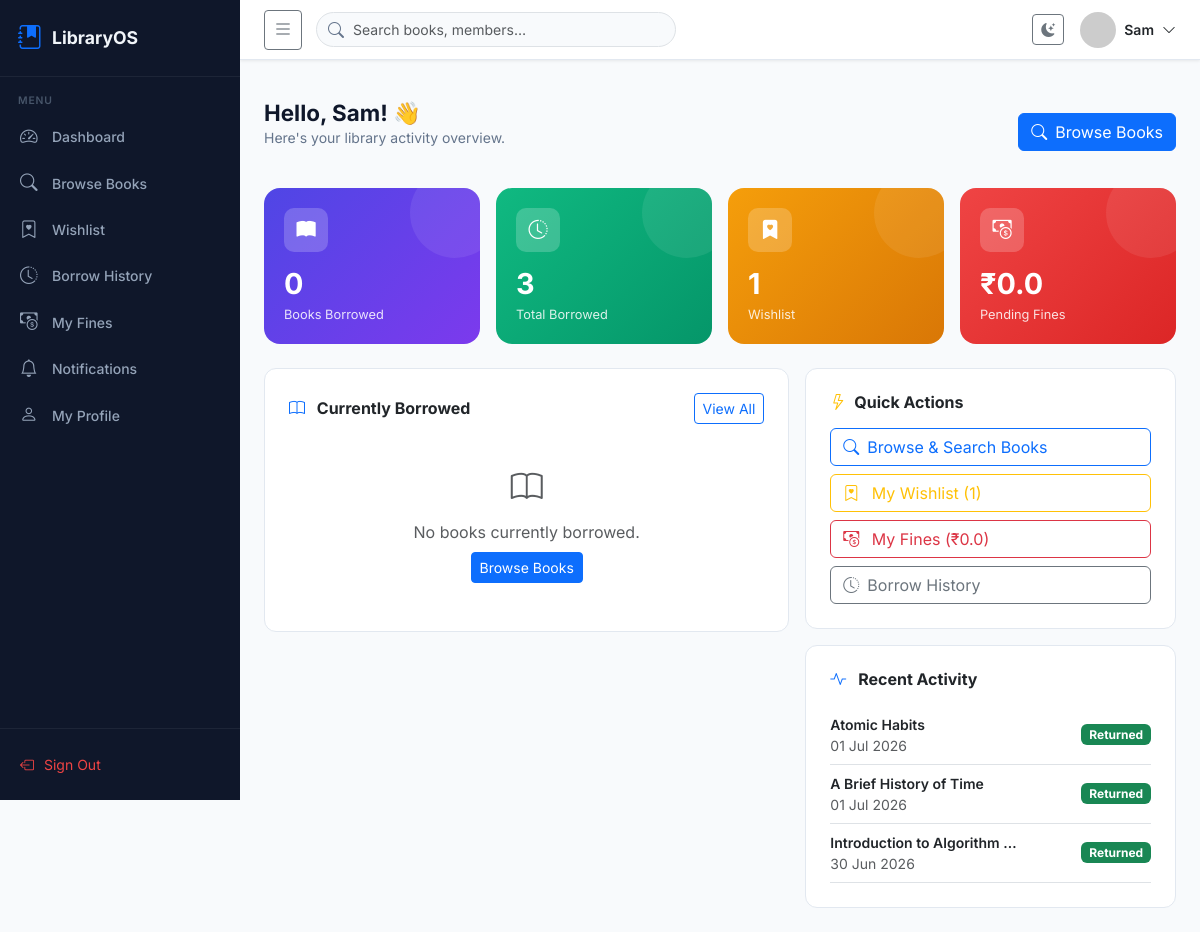
The page /student/dashboard (signed in) on the database its author committed.
### models/core.py (models this page shows, shortened)
class User(db.Model, UserMixin):
    __tablename__ = "users"
    id             = db.Column(db.Integer, primary_key=True)
    full_name      = db.Column(db.String(120), nullable=False)
    email          = db.Column(db.String(150), unique=True, nullable=False, index=True)
    password_hash  = db.Column(db.String(256), nullable=False)
    phone          = db.Column(db.String(15))
    avatar         = db.Column(db.String(255), default="default_avatar.png")
    role_id        = db.Column(db.Integer, db.ForeignKey("roles.id"), nullable=False)
    role           = db.relationship("Role", back_populates="users")
    student_id     = db.Column(db.String(50), unique=True, nullable=True)
    department     = db.Column(db.String(100))
    semester       = db.Column(db.Integer)
    is_active      = db.Column(db.Boolean, default=True, nullable=False)
    email_verified = db.Column(db.Boolean, default=False)
    reset_token        = db.Column(db.String(256), nullable=True)
    reset_token_expiry = db.Column(db.DateTime, nullable=True)
    created_at     = db.Column(db.DateTime, default=lambda: datetime.now(timezone.utc))
    updated_at     = db.Column(db.DateTime, default=lambda: datetime.now(timezone.utc),
                               onupdate=lambda: datetime.now(timezone.utc))
    borrow_records = db.relationship("BorrowRecord", back_populates="user",
                                     foreign_keys="BorrowRecord.user_id", lazy="dynamic")
    reservations   = db.relationship("Reservation", back_populates="user",
                                     foreign_keys="Reservation.user_id", lazy="dynamic")
    wishlist       = db.relationship("Wishlist", back_populates="user",
                                     foreign_keys="Wishlist.user_id", lazy="dynamic")
    notifications  = db.relationship("Notification", back_populates="user",
                                     foreign_keys="Notification.user_id", lazy="dynamic")
    fine_payments  = db.relationship("FinePayment", back_populates="user",
                                     foreign_keys="FinePayment.user_id", lazy="dynamic")
    activity_logs  = db.relationship("ActivityLog", back_populates="user",
                                     foreign_keys="ActivityLog.user_id", lazy="dynamic")
    @property
    def is_super_admin(self):
        return self.role.name == "super_admin"
    @property
    def is_librarian(self):
        return self.role.name == "librarian"
    @property
    def is_student(self):
        return self.role.name == "student"

class BorrowRecord(db.Model):
    __tablename__ = "borrow_records"
    id           = db.Column(db.Integer, primary_key=True)
    user_id      = db.Column(db.Integer, db.ForeignKey("users.id"), nullable=False)
    book_id      = db.Column(db.Integer, db.ForeignKey("books.id"), nullable=False)
    issued_by_id = db.Column(db.Integer, db.ForeignKey("users.id"), nullable=True)
    borrow_date  = db.Column(db.DateTime, default=lambda: datetime.now(timezone.utc))
    due_date     = db.Column(db.DateTime, nullable=False)
    return_date  = db.Column(db.DateTime, nullable=True)
    status       = db.Column(db.String(20), default="borrowed", nullable=False)
    fine_amount  = db.Column(db.Float, default=0.0)
    fine_paid    = db.Column(db.Boolean, default=False)
    notes        = db.Column(db.Text)
    user         = db.relationship("User", foreign_keys=[user_id], back_populates="borrow_records")
    book         = db.relationship("Book", back_populates="borrow_records")
    issued_by    = db.relationship("User", foreign_keys=[issued_by_id])

class Book(db.Model):
    __tablename__ = "books"
    id               = db.Column(db.Integer, primary_key=True)
    title            = db.Column(db.String(255), nullable=False, index=True)
    isbn             = db.Column(db.String(20), unique=True, nullable=True)
    description      = db.Column(db.Text)
    cover_image      = db.Column(db.String(255), default="default_cover.png")
    qr_code          = db.Column(db.String(255))
    total_copies     = db.Column(db.Integer, default=1, nullable=False)
    available_copies = db.Column(db.Integer, default=1, nullable=False)
    publisher        = db.Column(db.String(150))
    published_year   = db.Column(db.Integer)
    language         = db.Column(db.String(50), default="English")
    pages            = db.Column(db.Integer)
    edition          = db.Column(db.String(50))
    location         = db.Column(db.String(100))
    category_id      = db.Column(db.Integer, db.ForeignKey("categories.id"), nullable=False)
    author_id        = db.Column(db.Integer, db.ForeignKey("authors.id"), nullable=False)
    category         = db.relationship("Category", back_populates="books")
    author           = db.relationship("Author", back_populates="books")
    borrow_records   = db.relationship("BorrowRecord", back_populates="book", lazy="dynamic")
    reservations     = db.relationship("Reservation", back_populates="book", lazy="dynamic")
    wishlist_entries = db.relationship("Wishlist", back_populates="book", lazy="dynamic")
    created_at       = db.Column(db.DateTime, default=lambda: datetime.now(timezone.utc))

### routes/student.py (the view)
@student_bp.route("/dashboard")
@login_required
@student_required
def dashboard():
    data = get_student_dashboard_data(current_user)
    return render_template("student/dashboard.html", **data)

### templates/student/dashboard.html (shortened to what this page needs)
{% extends "shared/base.html" %}
{% block content %}
<div class="d-flex justify-content-between align-items-center mb-4">
  <div>
    <h1 class="page-title mb-0">
      Hello, {{ current_user.full_name.split()[0] }}! 👋
    </h1>
    <p class="page-subtitle">Here's your library activity overview.</p>
  </div>
  <a href="{{ url_for('student.books') }}" class="btn btn-primary">
    <i class="bi bi-search me-2"></i>Browse Books
  </a>
</div>
<div class="row g-3 mb-4">
  <div class="col-6 col-md-3">
    <div class="stat-card stat-primary">
      <div class="stat-icon"><i class="bi bi-book-fill"></i></div>
      <div class="stat-value">{{ active_count }}</div>
      <div class="stat-label">Books Borrowed</div>
    </div>
  </div>
  <div class="col-6 col-md-3">
    <div class="stat-card stat-success">
      <div class="stat-icon"><i class="bi bi-clock-history"></i></div>
      <div class="stat-value">{{ total_borrowed }}</div>
      <div class="stat-label">Total Borrowed</div>
    </div>
  </div>
  <div class="col-6 col-md-3">
    <div class="stat-card stat-warning">
      <div class="stat-icon"><i class="bi bi-bookmark-heart-fill"></i></div>
      <div class="stat-value">{{ wishlist_count }}</div>
      <div class="stat-label">Wishlist</div>
    </div>
  </div>
  <div class="col-6 col-md-3">
    <div class="stat-card stat-danger">
      <div class="stat-icon"><i class="bi bi-cash-coin"></i></div>
      <div class="stat-value">₹{{ unpaid_fines }}</div>
      <div class="stat-label">Pending Fines</div>
    </div>
  </div>
</div>
<div class="row g-3">
  <div class="col-lg-7">
    <div class="card p-4">
      <div class="d-flex justify-content-between align-items-center mb-3">
        <h6 class="fw-bold mb-0">
          <i class="bi bi-book text-primary me-2"></i>
          Currently Borrowed
        </h6>
        <a href="{{ url_for('student.history') }}"
           class="btn btn-sm btn-outline-primary">
          View All
        </a>
      </div>
      {% if active_borrows %}
        {% for record in active_borrows %}
        <div class="book-due-card
          {% if record.is_overdue %}
            border-danger" style="background:#fff5f5">
          {% else %}
            border-primary" style="background:#f5f3ff">
          {% endif %}
          <div class="d-flex justify-content-between align-items-start">
            <div>
              <div class="fw-semibold small">
                {{ record.book.title }}
              </div>
              <div class="text-muted small">
                {{ record.book.author.name }}
              </div>
            </div>
            <div class="text-end">
              <div class="small fw-semibold
                {% if record.is_overdue %}text-danger{% else %}text-primary{% endif %}">
                Due: {{ record.due_date.strftime('%d %b %Y') }}
              </div>
              {% if record.is_overdue %}
                <span class="badge bg-danger">
                  {{ record.days_overdue }} days overdue
                </span>
              {% else %}
                <span class="badge bg-primary">Borrowed</span>
              {% endif %}
            </div>
          </div>
        </div>
        {% endfor %}
      {% else %}
        <div class="text-center py-4 text-muted">
          <i class="bi bi-book fs-2 d-block mb-2"></i>
          No books currently borrowed.
          <br/>
          <a href="{{ url_for('student.books') }}"
             class="btn btn-primary btn-sm mt-2">
            Browse Books
          </a>
        </div>
      {% endif %}
    </div>
  </div>
  <div class="col-lg-5 d-flex flex-column gap-3">
    <div class="card p-4">
      <h6 class="fw-bold mb-3">
        <i class="bi bi-lightning text-warning me-2"></i>Quick Actions
      </h6>
      <div class="d-flex flex-column gap-2">
        <a href="{{ url_for('student.books') }}"
           class="btn btn-outline-primary text-start">
          <i class="bi bi-search me-2"></i>Browse & Search Books
        </a>
        <a href="{{ url_for('student.wishlist') }}"
           class="btn btn-outline-warning text-start">
          <i class="bi bi-bookmark-heart me-2"></i>
          My Wishlist ({{ wishlist_count }})
        </a>
        <a href="{{ url_for('student.fines') }}"
           class="btn btn-outline-danger text-start">
          <i class="bi bi-cash-coin me-2"></i>
          My Fines (₹{{ unpaid_fines }})
        </a>
        <a href="{{ url_for('student.history') }}"
           class="btn btn-outline-secondary text-start">
          <i class="bi bi-clock-history me-2"></i>Borrow History
        </a>
      </div>
    </div>
    <div class="card p-4">
      <h6 class="fw-bold mb-3">
        <i class="bi bi-activity text-primary me-2"></i>
        Recent Activity
      </h6>
      {% if recent_borrows %}
        {% for record in recent_borrows %}
        <div class="d-flex justify-content-between align-items-center
                    py-2 border-bottom">
          <div>
            <div class="small fw-semibold">
              {{ record.book.title[:25] }}
              {% if record.book.title|length > 25 %}…{% endif %}
            </div>
            <div class="small text-muted">
              {{ record.borrow_date.strftime('%d %b %Y') }}
            </div>
          </div>
          {% if record.status == 'returned' %}
            <span class="badge bg-success">Returned</span>
          {% elif record.status == 'overdue' %}
            <span class="badge bg-danger">Overdue</span>
          {% else %}
            <span class="badge bg-warning text-dark">Borrowed</span>
          {% endif %}
        </div>
        {% endfor %}
      {% else %}
        <p class="text-muted small text-center">No activity yet.</p>
      {% endif %}
    </div>
  </div>
</div>
{% endblock %}

### templates/shared/base.html (shortened to what this page needs)
<!DOCTYPE html>
<html lang="en" data-bs-theme="light">
<head>
  <link rel="stylesheet" href="https://cdn.jsdelivr.net/npm/bootstrap@5.3.3/dist/css/bootstrap.min.css" />
  <link rel="stylesheet" href="https://cdn.jsdelivr.net/npm/bootstrap-icons@1.11.3/font/bootstrap-icons.min.css" />
  <link rel="stylesheet" href="{{ url_for('static', filename='css/main.css') }}" />
</head>
<body>
{% if current_user.is_authenticated %}
<nav class="sidebar" id="sidebar">
  <div class="sidebar-brand">
    <i class="bi bi-journal-bookmark-fill text-primary fs-4"></i>
    <span class="brand-text">LibraryOS</span>
  </div>
  <div class="sidebar-section-label">MENU</div>
  <ul class="sidebar-nav">
    {% if current_user.is_super_admin %}
      {% include "shared/_sidebar_admin.html" %}
    {% elif current_user.is_librarian %}
      {% include "shared/_sidebar_librarian.html" %}
    {% else %}
      {% include "shared/_sidebar_student.html" %}
    {% endif %}
  </ul>
  <div class="sidebar-bottom">
    <a href="{{ url_for('auth.logout') }}" class="sidebar-logout">
      <i class="bi bi-box-arrow-left"></i> Sign Out
    </a>
  </div>
</nav>
<div class="main-content" id="mainContent">
  <header class="topbar">
    <button class="btn btn-sm btn-outline-secondary" id="sidebarToggle">
      <i class="bi bi-list fs-5"></i>
    </button>
    <div class="topbar-search">
      <i class="bi bi-search"></i>
      <input type="text" placeholder="Search books, members…" class="form-control" />
    </div>
    <div class="topbar-right ms-auto d-flex align-items-center gap-3">
      <button class="btn btn-sm btn-outline-secondary" id="themeToggle">
        <i class="bi bi-moon-stars-fill" id="themeIcon"></i>
      </button>
      <div class="dropdown">
        <button class="btn p-0 border-0 d-flex align-items-center gap-2" data-bs-toggle="dropdown">
          <img src="https://ui-avatars.com/api/?name={{ current_user.full_name|urlencode }}&background=4f46e5&color=fff&size=36"
               alt="avatar" class="avatar-sm rounded-circle" />
          <span class="d-none d-md-inline small fw-semibold">{{ current_user.full_name }}</span>
          <i class="bi bi-chevron-down small"></i>
        </button>
      </div>
    </div>
  </header>
  <div class="flash-container px-4 pt-3">
  </div>
  <main class="page-body px-4 pb-4">
    {% block content %}{% endblock %}
  </main>
</div>
{% endif %}
</body>
</html>

### rows shown on the page
User: full_name "Sam"
BorrowRecord: book "Atomic Habits", borrow_date "01 Jul 2026", status "Returned"
BorrowRecord: book "A Brief History of Time", borrow_date "01 Jul 2026", status "Returned"
BorrowRecord: book "Introduction to Algorithm", borrow_date "30 Jun 2026", status "Returned"

### other values the page prints
{{ active_count }} "0"
{{ total_borrowed }} "3"
{{ wishlist_count }} "1"
{{ unpaid_fines }} "0.0"
